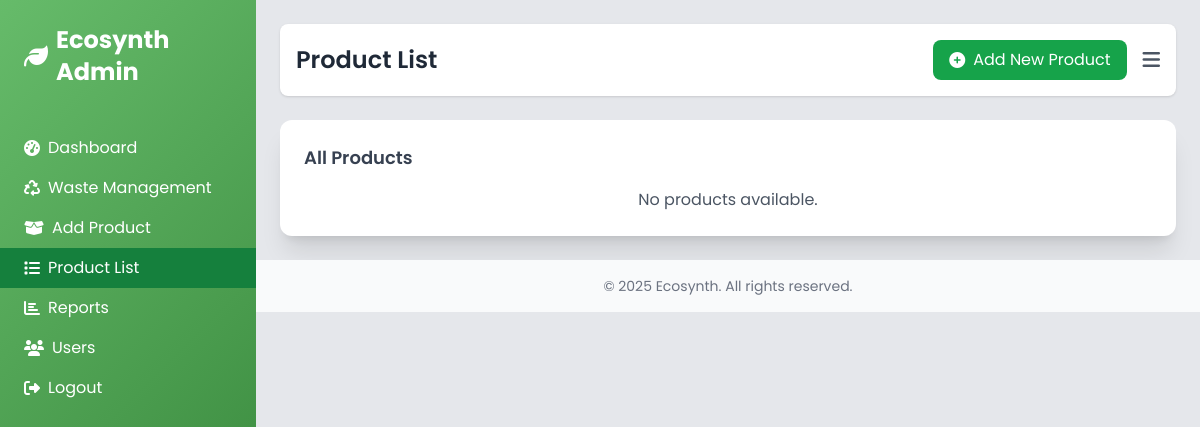
Before: /addproductlist/ with the older database file.
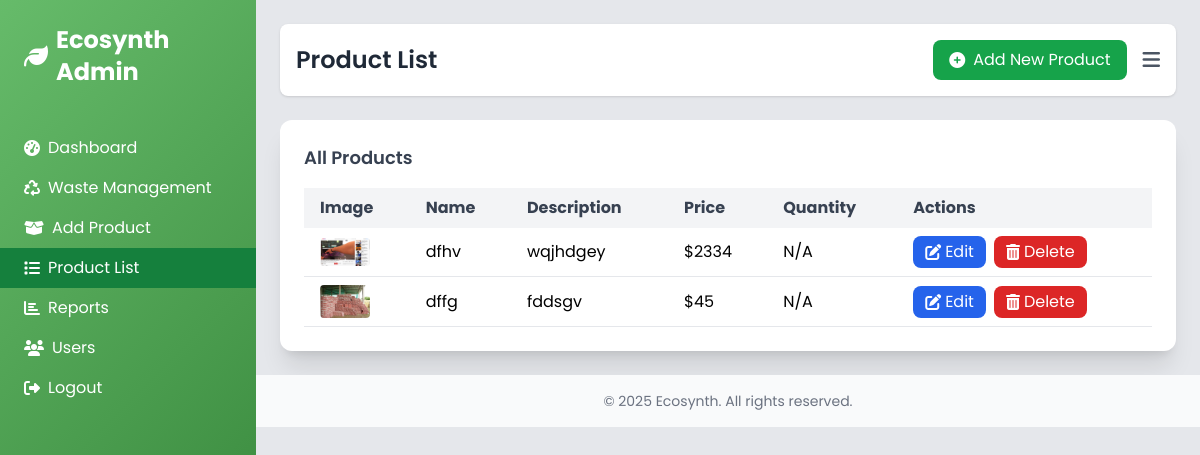
After: the same page with the newer database file.
### EcoSynth/models.py (models this page shows)
class product(models.Model):
    name = models.CharField(max_length=100,null=True,blank=True)
    description = models.TextField(null=True,blank=True)
    image = models.FileField(upload_to='media/',null=True,blank=True)
    quantity = models.IntegerField(null=True,blank=True)
    price = models.IntegerField(null=True,blank=True)

### EcoSynth/views.py (the view)
# urls.py: path('addproductlist/',views.addproductlist,name='addproductlist'),
def addproductlist(request):
    products = models.product.objects.all()
    return render(request,'addproductlist.html',{'products':products})

### EcoSynth/templates/addproductlist.html (shortened to what the changed rows need)
<!DOCTYPE html>
<html lang="en">
<head>
    <script src="https://cdn.tailwindcss.com"></script>
    <link rel="stylesheet" href="https://cdnjs.cloudflare.com/ajax/libs/font-awesome/6.4.2/css/all.min.css">
</head>
<body class="bg-gray-200">
    <div class="fixed inset-y-0 left-0 w-64 bg-gradient-eco text-white sidebar" id="sidebar">
        <div class="p-6">
            <h1 class="text-2xl font-bold flex items-center gap-2">
                <i class="fas fa-leaf"></i> Ecosynth Admin
            </h1>
        </div>
    </div>
    <div class="ml-64 p-6">
        <header class="bg-white shadow rounded-lg p-4 mb-6 flex justify-between items-center animate-fade-in">
            <h2 class="text-2xl font-semibold text-gray-800">Product List</h2>
        </header>
        <div class="bg-white p-6 rounded-xl shadow-xl animate-fade-in">
            <h3 class="text-lg font-semibold text-gray-700 mb-4">All Products</h3>
            {% if products %}
                <div class="overflow-x-auto">
                    <table class="w-full table-auto">
                        <thead>
                            <tr class="bg-gray-100 text-gray-700">
                                <th class="px-4 py-2 text-left">Image</th>
                                <th class="px-4 py-2 text-left">Name</th>
                                <th class="px-4 py-2 text-left">Description</th>
                                <th class="px-4 py-2 text-left">Price</th>
                                <th class="px-4 py-2 text-left">Quantity</th>
                                <th class="px-4 py-2 text-left">Actions</th>
                            </tr>
                        </thead>
                        <tbody>
                            {% for product in products %}
                                <tr class="border-b hover:bg-gray-50 transition duration-200">
                                    <td class="px-4 py-2">
                                        {% if product.image %}
                                            <img src="{{ product.image.url }}" alt="{{ product.name }}" class="product-image rounded">
                                        {% else %}
                                            <i class="fas fa-image text-gray-400"></i>
                                        {% endif %}
                                    </td>
                                    <td class="px-4 py-2">{{ product.name|default:"N/A" }}</td>
                                    <td class="px-4 py-2">{{ product.description|default:"N/A"|truncatewords:20 }}</td>
                                    <td class="px-4 py-2">${{ product.price|default:"N/A" }}</td>
                                    <td class="px-4 py-2">{{ product.quantity|default:"N/A" }}</td>
                                    <td class="px-4 py-2">
                                        <div class="flex gap-2">
                                            <a href="{% url 'editproduct' product.id %}" class="bg-blue-600 text-white px-3 py-1 rounded-lg hover:bg-blue-700 transition duration-300 flex items-center gap-1 animate-scale-hover">
                                                <i class="fas fa-edit"></i> Edit
                                            </a>
                                            <a href="{% url 'deleteproduct' product.id %}" class="bg-red-600 text-white px-3 py-1 rounded-lg hover:bg-red-700 transition duration-300 flex items-center gap-1 animate-scale-hover" onclick="return confirm('Are you sure you want to delete {{ product.name|default:'this product' }}?')">
                                                <i class="fas fa-trash-alt"></i> Delete
                                            </a>
                                        </div>
                                    </td>
                                </tr>
                            {% endfor %}
                        </tbody>
                    </table>
                </div>
            {% else %}
                <p class="text-gray-600 text-center">No products available.</p>
            {% endif %}
        </div>
    </div>
</body>
</html>

Changed rows visible on the page:
added product: image (picture), name "dfhv", description "wqjhdgey", price "2334", quantity "N/A"
added product: image (picture), name "dffg", description "fddsgv", price "45", quantity "N/A"
Other visible differences:
text no longer shown: "No products available."
text now shown: "Image Name Description Price Quantity Actions"
